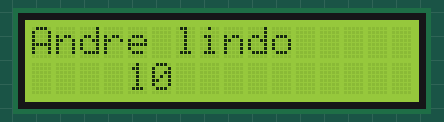
This sketch was run on a simulated Arduino Uno, built with avr-gcc and run on an emulated ATmega328P. Parts: 16×2 character LCD.

Above: at 0.1 s.
At 2.1 s:
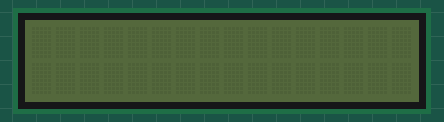

The sketch:

displayLCD.ino
```cpp
#include <LiquidCrystal_I2C.h>
#include <Wire.h>

LiquidCrystal_I2C Display(0x27, 2, 1, 0, 4, 5, 6, 7, 3, POSITIVE);

void setup(){
Display.begin(16,2);
}

void loop(){
Display.setBacklight(HIGH);
Display.setCursor(0,0);
Display.print("Andre lindo");
Display.setCursor(4,1);
Display.print("10");
delay(2000);
Display.clear();
Display.setBacklight(LOW);
delay(2000);
}
```

Measured:
- what the display in image 1 shows lasts 2.0 s, from 2.1 s to 4.1 s
